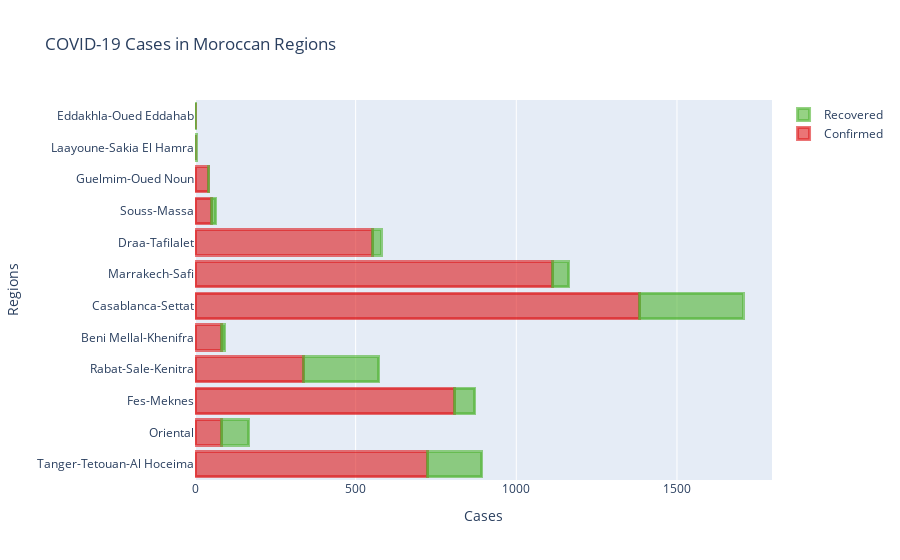

The cell this chart's notebook holds for it:
### Code cell
#hide_input

fig = go.Figure()
fig.add_trace(go.Bar(
    y=by_regions['Region'],
    x=by_regions['Confirmed'],
    name='Confirmed',
    orientation='h',
    marker=dict(
        color='rgba(222, 25, 27, 0.6)',
        line=dict(color='rgba(222, 25, 27, 0.6)', width=3)
    )
))
fig.add_trace(go.Bar(
    y=by_regions['Region'],
    x=by_regions['Recovered'],
    name='Recovered',
    orientation='h',
    marker=dict(
        color='rgba(80, 180, 50, 0.6)',
        line=dict(color='rgba(80, 180, 50, 0.6)', width=3)
    )
))

fig.update_layout(barmode='stack',
                  title='COVID-19 Cases in Moroccan Regions',
                   xaxis_title='Cases',
                   yaxis_title='Regions')

fig.show()

### Figure 1 — Plotly figure (JSON) as saved in the notebook; plotly's stock layout.template omitted (floating-point values rounded to 4 significant figures)
{"data": [{"marker": {"color": "rgba(222, 25, 27, 0.6)", "line": {"color": "rgba(222, 25, 27, 0.6)", "width": 3}}, "name": "Confirmed", "orientation": "h", "type": "bar", "x": [723, 81, 807, 338, 82, 1382, 1112, 552, 51, 42, 0, 0], "y": ["Tanger-Tetouan-Al Hoceima", "Oriental", "Fes-Meknes", "Rabat-Sale-Kenitra", "Beni Mellal-Khenifra", "Casablanca-Settat", "Marrakech-Safi", "Draa-Tafilalet", "Souss-Massa", "Guelmim-Oued Noun", "Laayoune-Sakia El Hamra", "Eddakhla-Oued Eddahab"]}, {"marker": {"color": "rgba(80, 180, 50, 0.6)", "line": {"color": "rgba(80, 180, 50, 0.6)", "width": 3}}, "name": "Recovered", "orientation": "h", "type": "bar", "x": [170, 87, 63, 234, 10, 324, 51, 28, 13, 1, 4, 2], "y": ["Tanger-Tetouan-Al Hoceima", "Oriental", "Fes-Meknes", "Rabat-Sale-Kenitra", "Beni Mellal-Khenifra", "Casablanca-Settat", "Marrakech-Safi", "Draa-Tafilalet", "Souss-Massa", "Guelmim-Oued Noun", "Laayoune-Sakia El Hamra", "Eddakhla-Oued Eddahab"]}], "layout": {"barmode": "stack", "title": {"text": "COVID-19 Cases in Moroccan Regions"}, "xaxis": {"title": {"text": "Cases"}}, "yaxis": {"title": {"text": "Regions"}}}}
